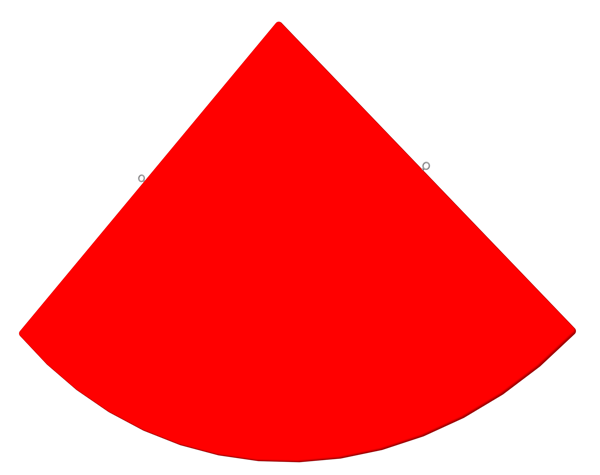
#> input picture Cloud 11/testImages/test1.jpg, 600 x 475 px, given in place of the camera
$ python runEffect.py   (older library calls are emulated)
#> lines starting #> are read from the running program, lines starting #| are printed output that depends on the picture; after the words box and inside, x2 and y2 are one past the last pixel; in counts of white or black regions, pixels touching at a corner belong together
import numpy as np
import cv2

import matplotlib as pl

#The video feed, paramiter is the cammera
cap = cv2.VideoCapture(0)

while (True):
    _, frame = cap.read();
#> frame is the input picture: shape (475, 600, 3); mean B, G, R 132, 132, 254.6
    grey = cv2.cvtColor(frame , cv2.COLOR_BGR2GRAY)
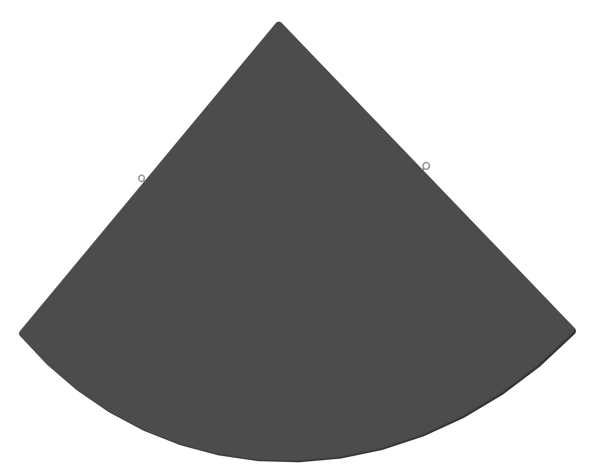
#> grey: shape (475, 600); min 47, max 255, mean 168.6
    img = cv2.GaussianBlur(grey, (9,9), 0)
    blur = cv2.blur(grey, (5,5))
    width, height = grey.shape
#> width = 475; height = 600
    lap = cv2.Laplacian(img, cv2.CV_64F)
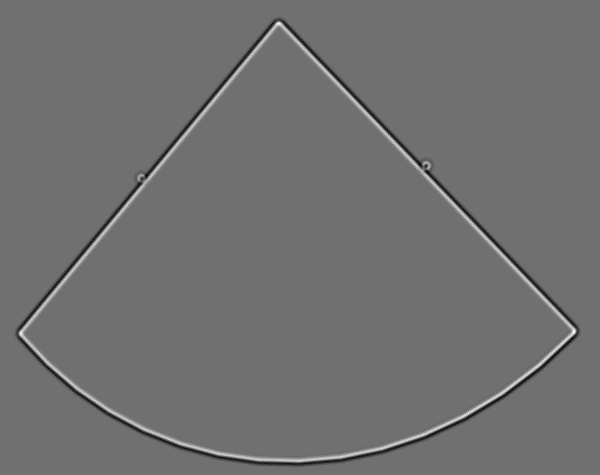
#> lap: shape (475, 600) float64; min -19, max 24, mean 0; drawn with min black and max white
    edges = cv2.Canny(grey, 50 , 100)
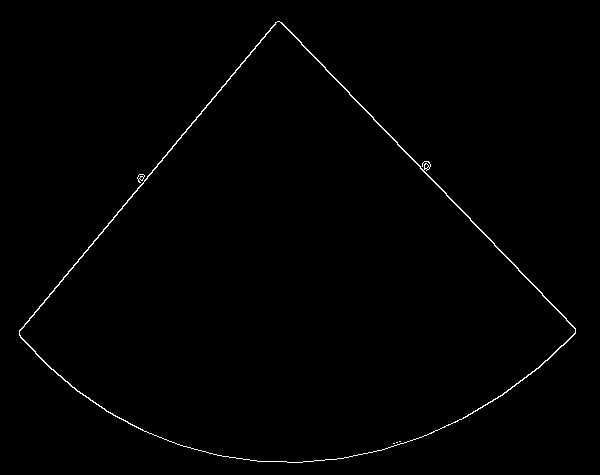
#> edges: shape (475, 600); 0.7% white in thin lines or dots, all inside (x1, y1, x2, y2) = (19, 21, 576, 463)

    ##cv2.imshow('blur',blur)
    ##cv2.imshow('GaussianBlur',img)
    ##cv2.imshow('Original', frame)
    cv2.imshow('grey' , grey)
    cv2.imshow('edges', edges)
    cv2.imshow('lap', lap)
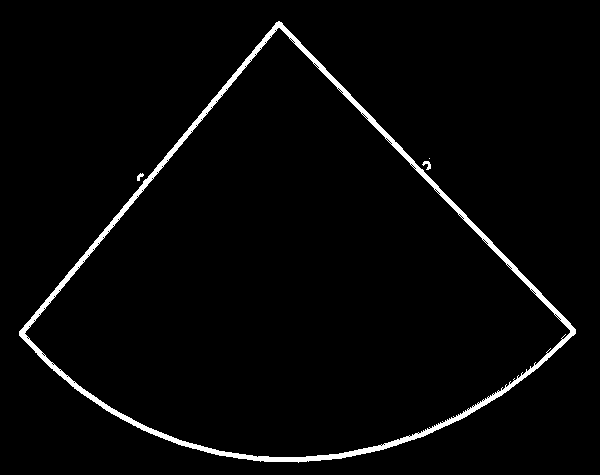
#> window 'lap': shape (475, 600); 2.6% white; 4 white regions (1 under 20 px), largest, box (x1, y1, x2, y2) and area: (19, 21, 576, 463) 7423, (422, 161, 431, 170) 43, (137, 173, 144, 181) 31


    k = cv2.waitKey(5) & 0xFF
#> (key Esc is pressed here)
    if (k == 27):
        break

$ run again, on Cloud 11/testImages/test10.jpg
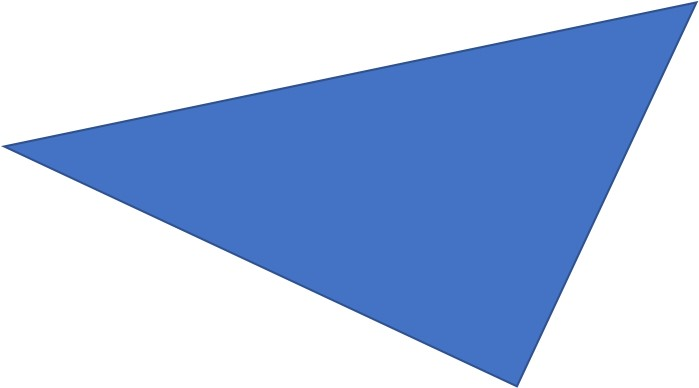
#> input picture Cloud 11/testImages/test10.jpg, 699 x 388 px, given in place of the camera
#> frame is the input picture: shape (388, 699, 3); mean B, G, R 228.1, 191.7, 170.7
#> `edges = cv2.Canny(grey, 50 , 100)`:
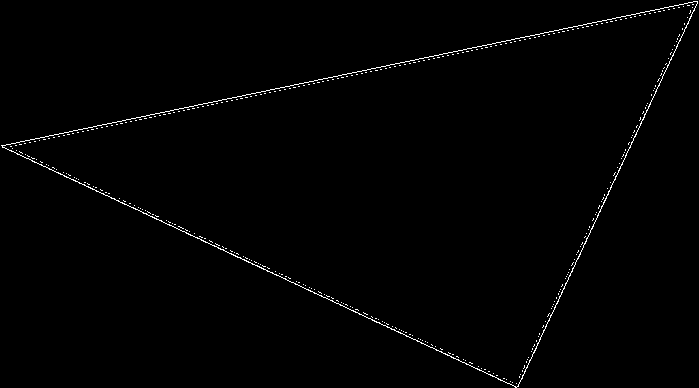
#> edges: shape (388, 699); 0.91% white in thin lines or dots
#> `cv2.imshow('lap', lap)`:
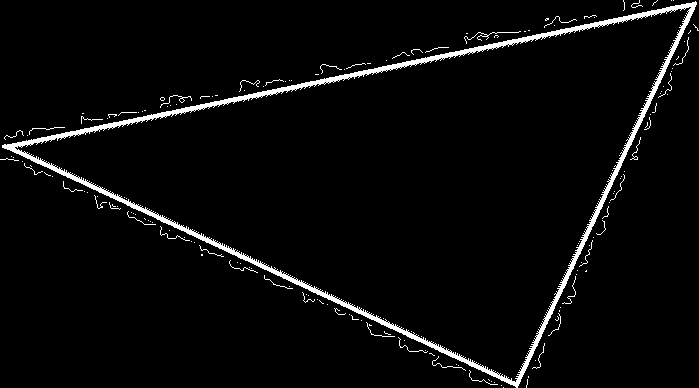
#> window 'lap': shape (388, 699); 3.6% white; 167 white regions (132 under 20 px), largest, box (x1, y1, x2, y2) and area: (2, 1, 697, 388) 8298, (464, 31, 521, 44) 83, (160, 95, 192, 108) 53

$ run again, on Cloud 11/testImages/test11.jpg
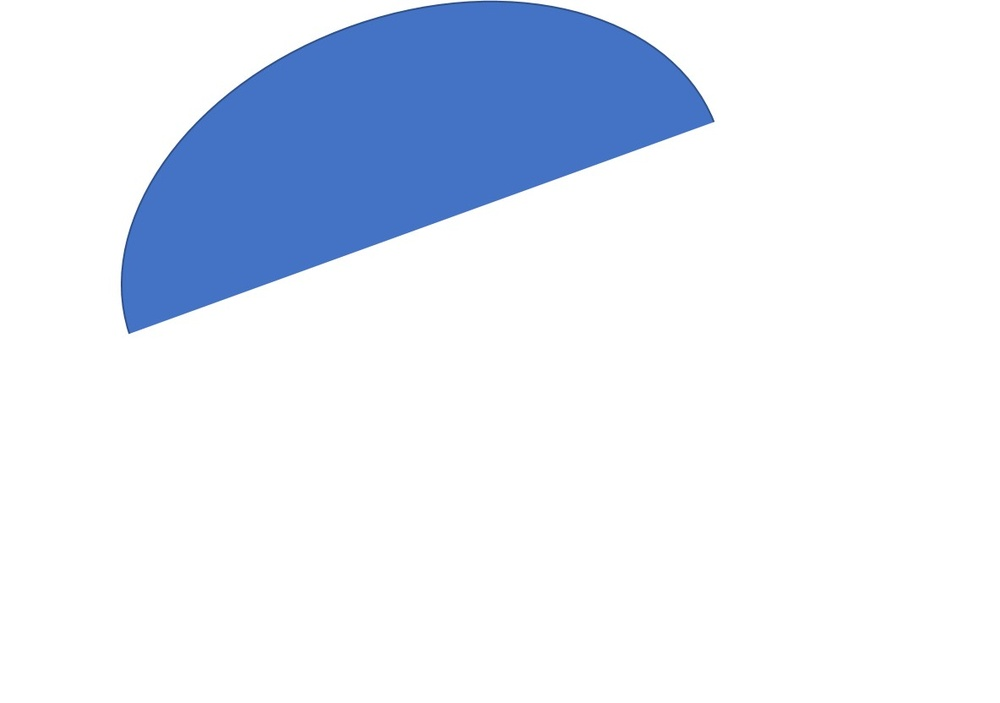
#> input picture Cloud 11/testImages/test11.jpg, 1000 x 703 px, shrunk from 1184 x 832 before the run, given in place of the camera
#> frame is the input picture: shape (703, 1000, 3); mean B, G, R 246.2, 234.1, 227.2
#> `edges = cv2.Canny(grey, 50 , 100)`:
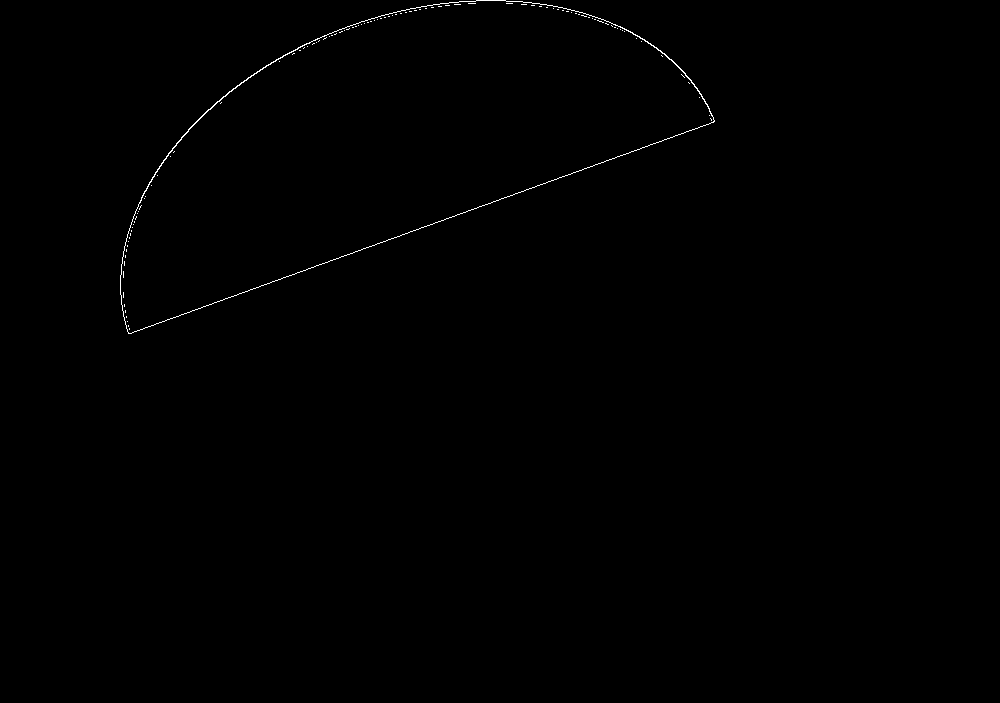
#> edges: shape (703, 1000); 0.26% white in thin lines or dots, all inside (x1, y1, x2, y2) = (120, 0, 715, 334)
#> `cv2.imshow('lap', lap)`:
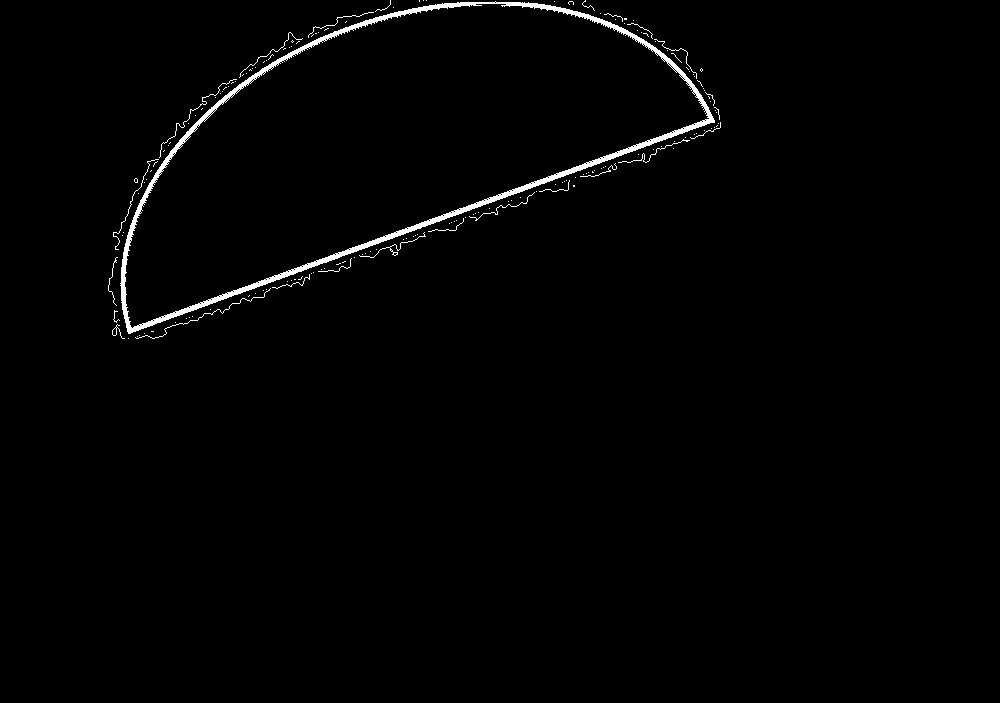
#> window 'lap': shape (703, 1000); 1.2% white; 167 white regions (145 under 20 px), largest, box (x1, y1, x2, y2) and area: (120, 1, 715, 334) 7023, (135, 288, 271, 339) 156, (159, 79, 237, 158) 135

$ run again, on Cloud 11/testImages/test12.jpg
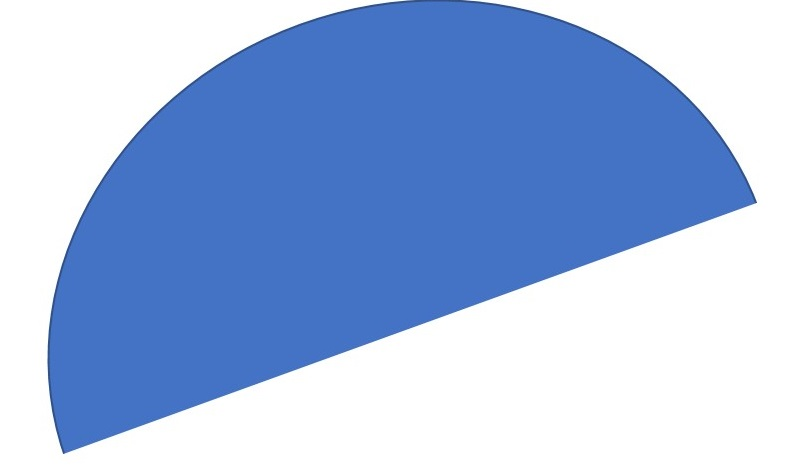
#> input picture Cloud 11/testImages/test12.jpg, 807 x 468 px, given in place of the camera
#> frame is the input picture: shape (468, 807, 3); mean B, G, R 225.8, 185.5, 162.4
#> `edges = cv2.Canny(grey, 50 , 100)`:
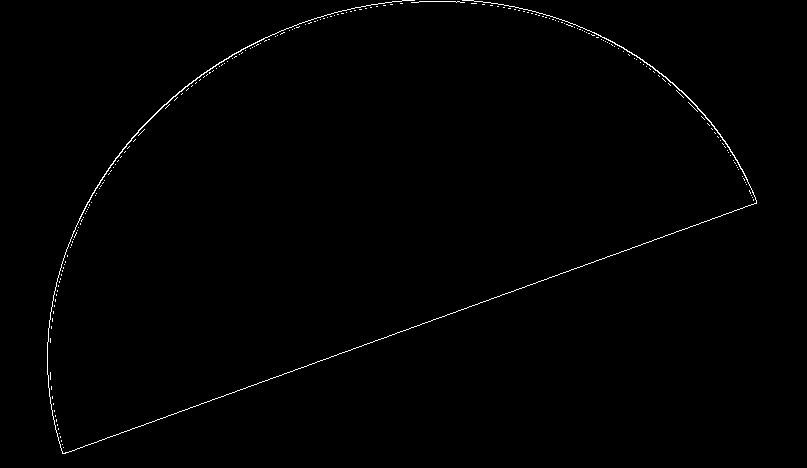
#> edges: shape (468, 807); 0.63% white in thin lines or dots, all inside (x1, y1, x2, y2) = (47, 0, 757, 454)
#> `cv2.imshow('lap', lap)`:
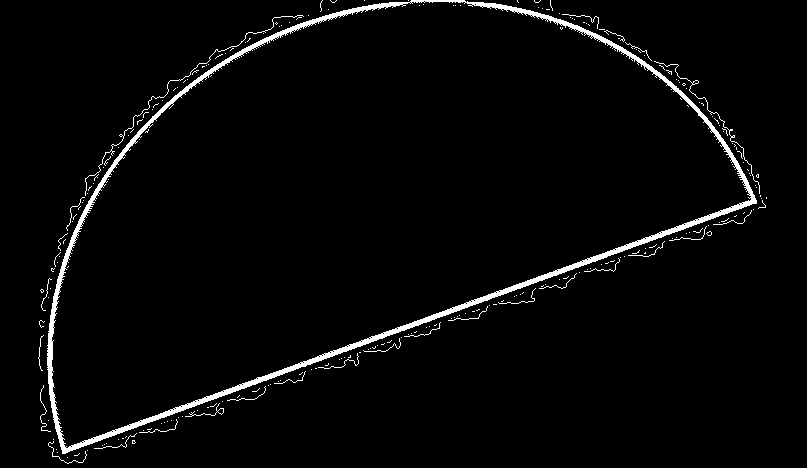
#> window 'lap': shape (468, 807); 2.9% white; 237 white regions (210 under 20 px), largest, box (x1, y1, x2, y2) and area: (47, 0, 757, 454) 8758, (85, 15, 304, 196) 327, (654, 61, 760, 194) 216
